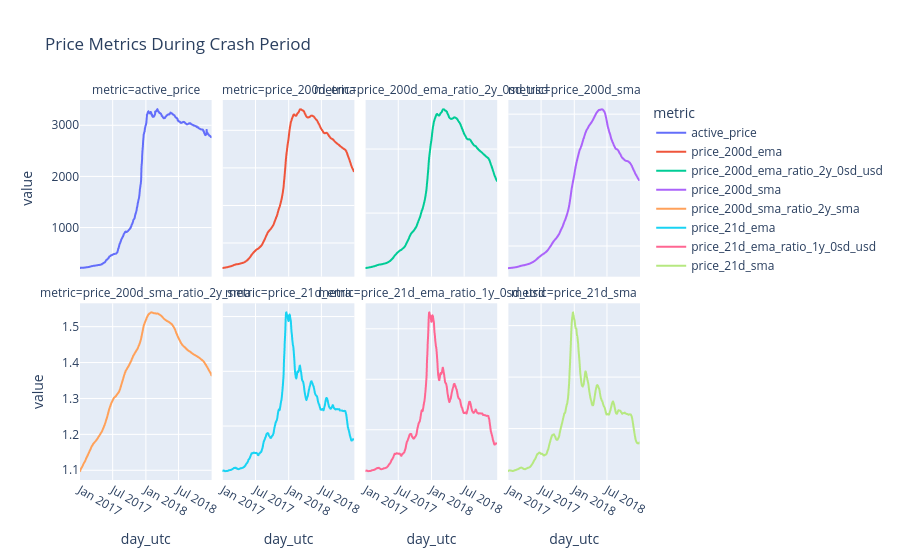

The notebook cell this image was saved under:
### Code cell
fig_price = px.line(crash_df.to_pandas(), x='day_utc', y='value', color='metric', title='Price Metrics During Crash Period',facet_col="metric", facet_col_wrap=4)
fig_price.update_yaxes(matches=None)
fig_price.show()

### Figure 1 — Plotly figure (JSON) as saved in the notebook; plotly's stock layout.template omitted (floating-point values rounded to 4 significant figures; data arrays with more than 128 entries replaced by an {"elided": "..."} marker saying what was removed)
{"data": [{"hovertemplate": "metric=active_price<br>day_utc=%{x}<br>value=%{y}<extra></extra>", "legendgroup": "active_price", "line": {"color": "#636efa", "dash": "solid"}, "marker": {"symbol": "circle"}, "mode": "lines", "name": "active_price", "showlegend": true, "type": "scattergl", "x": {"elided": "730 str values"}, "xaxis": "x5", "y": {"elided": "730 float values"}, "yaxis": "y5"}, {"hovertemplate": "metric=price_200d_ema<br>day_utc=%{x}<br>value=%{y}<extra></extra>", "legendgroup": "price_200d_ema", "line": {"color": "#EF553B", "dash": "solid"}, "marker": {"symbol": "circle"}, "mode": "lines", "name": "price_200d_ema", "showlegend": true, "type": "scattergl", "x": {"elided": "730 str values"}, "xaxis": "x6", "y": {"elided": "730 float values"}, "yaxis": "y6"}, {"hovertemplate": "metric=price_200d_ema_ratio_2y_0sd_usd<br>day_utc=%{x}<br>value=%{y}<extra></extra>", "legendgroup": "price_200d_ema_ratio_2y_0sd_usd", "line": {"color": "#00cc96", "dash": "solid"}, "marker": {"symbol": "circle"}, "mode": "lines", "name": "price_200d_ema_ratio_2y_0sd_usd", "showlegend": true, "type": "scattergl", "x": {"elided": "730 str values"}, "xaxis": "x7", "y": {"elided": "730 float values"}, "yaxis": "y7"}, {"hovertemplate": "metric=price_200d_sma<br>day_utc=%{x}<br>value=%{y}<extra></extra>", "legendgroup": "price_200d_sma", "line": {"color": "#ab63fa", "dash": "solid"}, "marker": {"symbol": "circle"}, "mode": "lines", "name": "price_200d_sma", "showlegend": true, "type": "scattergl", "x": {"elided": "730 str values"}, "xaxis": "x8", "y": {"elided": "730 float values"}, "yaxis": "y8"}, {"hovertemplate": "metric=price_200d_sma_ratio_2y_sma<br>day_utc=%{x}<br>value=%{y}<extra></extra>", "legendgroup": "price_200d_sma_ratio_2y_sma", "line": {"color": "#FFA15A", "dash": "solid"}, "marker": {"symbol": "circle"}, "mode": "lines", "name": "price_200d_sma_ratio_2y_sma", "showlegend": true, "type": "scattergl", "x": {"elided": "730 str values"}, "xaxis": "x", "y": {"elided": "730 float values"}, "yaxis": "y"}, {"hovertemplate": "metric=price_21d_ema<br>day_utc=%{x}<br>value=%{y}<extra></extra>", "legendgroup": "price_21d_ema", "line": {"color": "#19d3f3", "dash": "solid"}, "marker": {"symbol": "circle"}, "mode": "lines", "name": "price_21d_ema", "showlegend": true, "type": "scattergl", "x": {"elided": "730 str values"}, "xaxis": "x2", "y": {"elided": "730 float values"}, "yaxis": "y2"}, {"hovertemplate": "metric=price_21d_ema_ratio_1y_0sd_usd<br>day_utc=%{x}<br>value=%{y}<extra></extra>", "legendgroup": "price_21d_ema_ratio_1y_0sd_usd", "line": {"color": "#FF6692", "dash": "solid"}, "marker": {"symbol": "circle"}, "mode": "lines", "name": "price_21d_ema_ratio_1y_0sd_usd", "showlegend": true, "type": "scattergl", "x": {"elided": "730 str values"}, "xaxis": "x3", "y": {"elided": "730 float values"}, "yaxis": "y3"}, {"hovertemplate": "metric=price_21d_sma<br>day_utc=%{x}<br>value=%{y}<extra></extra>", "legendgroup": "price_21d_sma", "line": {"color": "#B6E880", "dash": "solid"}, "marker": {"symbol": "circle"}, "mode": "lines", "name": "price_21d_sma", "showlegend": true, "type": "scattergl", "x": {"elided": "730 str values"}, "xaxis": "x4", "y": {"elided": "730 float values"}, "yaxis": "y4"}], "layout": {"annotations": [{"font": {}, "showarrow": false, "text": "metric=price_200d_sma_ratio_2y_sma", "x": 0.1175, "xanchor": "center", "xref": "paper", "y": 0.465, "yanchor": "bottom", "yref": "paper"}, {"font": {}, "showarrow": false, "text": "metric=price_21d_ema", "x": 0.3725, "xanchor": "center", "xref": "paper", "y": 0.465, "yanchor": "bottom", "yref": "paper"}, {"font": {}, "showarrow": false, "text": "metric=price_21d_ema_ratio_1y_0sd_usd", "x": 0.6275, "xanchor": "center", "xref": "paper", "y": 0.465, "yanchor": "bottom", "yref": "paper"}, {"font": {}, "showarrow": false, "text": "metric=price_21d_sma", "x": 0.8825, "xanchor": "center", "xref": "paper", "y": 0.465, "yanchor": "bottom", "yref": "paper"}, {"font": {}, "showarrow": false, "text": "metric=active_price", "x": 0.1175, "xanchor": "center", "xref": "paper", "y": 1.0, "yanchor": "bottom", "yref": "paper"}, {"font": {}, "showarrow": false, "text": "metric=price_200d_ema", "x": 0.3725, "xanchor": "center", "xref": "paper", "y": 1.0, "yanchor": "bottom", "yref": "paper"}, {"font": {}, "showarrow": false, "text": "metric=price_200d_ema_ratio_2y_0sd_usd", "x": 0.6275, "xanchor": "center", "xref": "paper", "y": 1.0, "yanchor": "bottom", "yref": "paper"}, {"font": {}, "showarrow": false, "text": "metric=price_200d_sma", "x": 0.8825, "xanchor": "center", "xref": "paper", "y": 1.0, "yanchor": "bottom", "yref": "paper"}], "legend": {"title": {"text": "metric"}, "tracegroupgap": 0}, "title": {"text": "Price Metrics During Crash Period"}, "xaxis": {"anchor": "y", "domain": [0, 0.235], "title": {"text": "day_utc"}}, "xaxis2": {"anchor": "y2", "domain": [0.255, 0.49], "matches": "x", "title": {"text": "day_utc"}}, "xaxis3": {"anchor": "y3", "domain": [0.51, 0.745], "matches": "x", "title": {"text": "day_utc"}}, "xaxis4": {"anchor": "y4", "domain": [0.765, 1.0], "matches": "x", "title": {"text": "day_utc"}}, "xaxis5": {"anchor": "y5", "domain": [0, 0.235], "matches": "x", "showticklabels": false}, "xaxis6": {"anchor": "y6", "domain": [0.255, 0.49], "matches": "x", "showticklabels": false}, "xaxis7": {"anchor": "y7", "domain": [0.51, 0.745], "matches": "x", "showticklabels": false}, "xaxis8": {"anchor": "y8", "domain": [0.765, 1.0], "matches": "x", "showticklabels": false}, "yaxis": {"anchor": "x", "domain": [0, 0.465], "title": {"text": "value"}}, "yaxis2": {"anchor": "x2", "domain": [0, 0.465], "showticklabels": false}, "yaxis3": {"anchor": "x3", "domain": [0, 0.465], "showticklabels": false}, "yaxis4": {"anchor": "x4", "domain": [0, 0.465], "showticklabels": false}, "yaxis5": {"anchor": "x5", "domain": [0.535, 1.0], "title": {"text": "value"}}, "yaxis6": {"anchor": "x6", "domain": [0.535, 1.0], "showticklabels": false}, "yaxis7": {"anchor": "x7", "domain": [0.535, 1.0], "showticklabels": false}, "yaxis8": {"anchor": "x8", "domain": [0.535, 1.0], "showticklabels": false}}}
